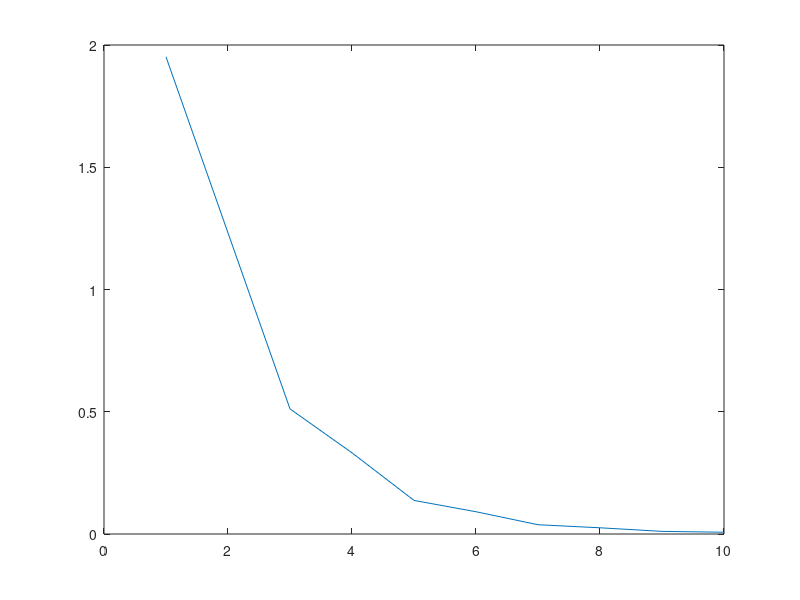

Source code (MATLAB):
%%
%%Variables and constants:
clear all;
tresh = 0.01;
dif = 99999999;
%Original system (convergent).
A = [2 -1 1; 3 3 5; 1 1 3];
B = [-1; 4; 0];

X = [0; 0; 0];

%%
%%DLU decomposition:

[m,n] = size(A); %TODO: m should be equal to n anyway, right?
D = zeros(m,n);
L = zeros(m,n);
U = zeros(m,n);

for i = 1:m
    for j = 1:n
        if i == j
            D(i,j) = A(i,j);
        end
        if i > j
            L(i,j) = -A(i,j);
        end
        if i < j
            U(i,j) = -A(i,j);
        end
    end
end

%(D-L)^(-1)
DmLi = inv(D-L);
%%
%%Method matrices:
idx = 1;


E = DmLi*U;
C = DmLi*B

%%Spectral Radii of E (if < 1, the method had convergence).
eigE = eig(E);
pE = max([abs(max(eigE)) abs(min(eigE))]);
disp('Spectral radii pE. If pE<1, the method converges.')

pE

while dif > tresh
   old = X;
   X = E*X + C;
   
   dif = norm(X - old);   
   conv(idx) = dif;
   idx = idx+1;
end

plot(conv)
%%
%%Checking result:
disp('If the solution is correct DBG should be near zero.')
DBG = X - A\B